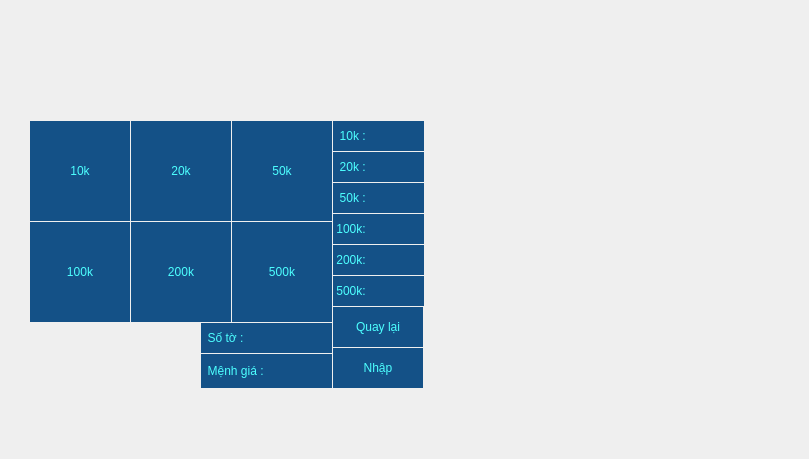
    <widget class="QWidget" name="atm_add_money_screen">
     <widget class="QLabel" name="credit_11">
      <property name="geometry">
       <rect>
        <x>20</x>
        <y>0</y>
        <width>500</width>
        <height>90</height>
       </rect>
      </property>
      <property name="styleSheet">
       <string notr="true"/>
      </property>
      <property name="text">
       <string/>
      </property>
      <property name="pixmap">
       <pixmap>UI/credit.png</pixmap>
      </property>
     </widget>
     <widget class="QLabel" name="screen_11">
      <property name="geometry">
       <rect>
        <x>0</x>
        <y>0</y>
        <width>800</width>
        <height>450</height>
       </rect>
      </property>
      <property name="autoFillBackground">
       <bool>true</bool>
      </property>
      <property name="text">
       <string/>
      </property>
      <property name="pixmap">
       <pixmap>UI/screen.png</pixmap>
      </property>
     </widget>
     <widget class="QPushButton" name="atm_add_money_currency_1">
      <property name="geometry">
       <rect>
        <x>30</x>
        <y>121</y>
        <width>100</width>
        <height>100</height>
       </rect>
      </property>
      <property name="styleSheet">
       <string notr="true">font: 25 24pt &quot;Corbel Light&quot;;
color: rgb(76, 255, 255);
background-color: qlineargradient(spread:pad, x1:0, y1:0.528682, x2:0.347318, y2:0.523, stop:0.4375 rgba(20, 81, 135, 255), stop:1 rgba(20, 81, 135, 255));
border:rgb(15, 110, 199);</string>
      </property>
      <property name="text">
       <string>10k</string>
      </property>
     </widget>
     <widget class="QPushButton" name="atm_add_money_currency_2">
      <property name="geometry">
       <rect>
        <x>131</x>
        <y>121</y>
        <width>100</width>
        <height>100</height>
       </rect>
      </property>
      <property name="styleSheet">
       <string notr="true">font: 25 24pt &quot;Corbel Light&quot;;
color: rgb(76, 255, 255);
background-color: qlineargradient(spread:pad, x1:0, y1:0.528682, x2:0.347318, y2:0.523, stop:0.4375 rgba(20, 81, 135, 255), stop:1 rgba(20, 81, 135, 255));
border:rgb(15, 110, 199);</string>
      </property>
      <property name="text">
       <string>20k</string>
      </property>
     </widget>
     <widget class="QPushButton" name="atm_add_money_currency_3">
      <property name="geometry">
       <rect>
        <x>232</x>
        <y>121</y>
        <width>100</width>
        <height>100</height>
       </rect>
      </property>
      <property name="styleSheet">
       <string notr="true">font: 25 24pt &quot;Corbel Light&quot;;
color: rgb(76, 255, 255);
background-color: qlineargradient(spread:pad, x1:0, y1:0.528682, x2:0.347318, y2:0.523, stop:0.4375 rgba(20, 81, 135, 255), stop:1 rgba(20, 81, 135, 255));
border:rgb(15, 110, 199);</string>
      </property>
      <property name="text">
       <string>50k</string>
      </property>
     </widget>
     <widget class="QPushButton" name="atm_add_money_currency_4">
      <property name="geometry">
       <rect>
        <x>30</x>
        <y>222</y>
        <width>100</width>
        <height>100</height>
       </rect>
      </property>
      <property name="styleSheet">
       <string notr="true">font: 25 24pt &quot;Corbel Light&quot;;
color: rgb(76, 255, 255);
background-color: qlineargradient(spread:pad, x1:0, y1:0.528682, x2:0.347318, y2:0.523, stop:0.4375 rgba(20, 81, 135, 255), stop:1 rgba(20, 81, 135, 255));
border:rgb(15, 110, 199);</string>
      </property>
      <property name="text">
       <string>100k</string>
      </property>
     </widget>
     <widget class="QPushButton" name="atm_add_money_currency_5">
      <property name="geometry">
       <rect>
        <x>131</x>
        <y>222</y>
        <width>100</width>
        <height>100</height>
       </rect>
      </property>
      <property name="styleSheet">
       <string notr="true">font: 25 24pt &quot;Corbel Light&quot;;
color: rgb(76, 255, 255);
background-color: qlineargradient(spread:pad, x1:0, y1:0.528682, x2:0.347318, y2:0.523, stop:0.4375 rgba(20, 81, 135, 255), stop:1 rgba(20, 81, 135, 255));
border:rgb(15, 110, 199);</string>
      </property>
      <property name="text">
       <string>200k</string>
      </property>
     </widget>
     <widget class="QPushButton" name="atm_add_money_currency_6">
      <property name="geometry">
       <rect>
        <x>232</x>
        <y>222</y>
        <width>100</width>
        <height>100</height>
       </rect>
      </property>
      <property name="styleSheet">
       <string notr="true">font: 25 24pt &quot;Corbel Light&quot;;
color: rgb(76, 255, 255);
background-color: qlineargradient(spread:pad, x1:0, y1:0.528682, x2:0.347318, y2:0.523, stop:0.4375 rgba(20, 81, 135, 255), stop:1 rgba(20, 81, 135, 255));
border:rgb(15, 110, 199);</string>
      </property>
      <property name="text">
       <string>500k</string>
      </property>
     </widget>
     <widget class="QLabel" name="label_1">
      <property name="geometry">
       <rect>
        <x>333</x>
        <y>121</y>
        <width>41</width>
        <height>30</height>
       </rect>
      </property>
      <property name="styleSheet">
       <string notr="true">font: 25 13pt &quot;Corbel Light&quot;;
color: rgb(76, 255, 255);
background-color: qlineargradient(spread:pad, x1:0, y1:0.528682, x2:0.347318, y2:0.523, stop:0.4375 rgba(20, 81, 135, 255), stop:1 rgba(20, 81, 135, 255));
border:rgb(15, 110, 199);</string>
      </property>
      <property name="text">
       <string>  10k :</string>
      </property>
     </widget>
     <widget class="QLabel" name="label_2">
      <property name="geometry">
       <rect>
        <x>333</x>
        <y>152</y>
        <width>41</width>
        <height>30</height>
       </rect>
      </property>
      <property name="styleSheet">
       <string notr="true">font: 25 13pt &quot;Corbel Light&quot;;
color: rgb(76, 255, 255);
background-color: qlineargradient(spread:pad, x1:0, y1:0.528682, x2:0.347318, y2:0.523, stop:0.4375 rgba(20, 81, 135, 255), stop:1 rgba(20, 81, 135, 255));
border:rgb(15, 110, 199);</string>
      </property>
      <property name="text">
       <string>  20k :</string>
      </property>
     </widget>
     <widget class="QLabel" name="label_3">
      <property name="geometry">
       <rect>
        <x>333</x>
        <y>183</y>
        <width>41</width>
        <height>30</height>
       </rect>
      </property>
      <property name="styleSheet">
       <string notr="true">font: 25 13pt &quot;Corbel Light&quot;;
color: rgb(76, 255, 255);
background-color: qlineargradient(spread:pad, x1:0, y1:0.528682, x2:0.347318, y2:0.523, stop:0.4375 rgba(20, 81, 135, 255), stop:1 rgba(20, 81, 135, 255));
border:rgb(15, 110, 199);</string>
      </property>
      <property name="text">
       <string>  50k :</string>
      </property>
     </widget>
     <widget class="QLabel" name="label_4">
      <property name="geometry">
       <rect>
        <x>333</x>
        <y>214</y>
        <width>41</width>
        <height>30</height>
       </rect>
      </property>
      <property name="styleSheet">
       <string notr="true">font: 25 13pt &quot;Corbel Light&quot;;
color: rgb(76, 255, 255);
background-color: qlineargradient(spread:pad, x1:0, y1:0.528682, x2:0.347318, y2:0.523, stop:0.4375 rgba(20, 81, 135, 255), stop:1 rgba(20, 81, 135, 255));
border:rgb(15, 110, 199);</string>
      </property>
      <property name="text">
       <string> 100k:</string>
      </property>
     </widget>
     <widget class="QLabel" name="label_5">
      <property name="geometry">
       <rect>
        <x>333</x>
        <y>245</y>
        <width>41</width>
        <height>30</height>
       </rect>
      </property>
      <property name="styleSheet">
       <string notr="true">font: 25 13pt &quot;Corbel Light&quot;;
color: rgb(76, 255, 255);
background-color: qlineargradient(spread:pad, x1:0, y1:0.528682, x2:0.347318, y2:0.523, stop:0.4375 rgba(20, 81, 135, 255), stop:1 rgba(20, 81, 135, 255));
border:rgb(15, 110, 199);</string>
      </property>
      <property name="text">
       <string> 200k:</string>
      </property>
     </widget>
     <widget class="QLabel" name="label_6">
      <property name="geometry">
       <rect>
        <x>333</x>
        <y>276</y>
        <width>41</width>
        <height>30</height>
       </rect>
      </property>
      <property name="styleSheet">
       <string notr="true">font: 25 13pt &quot;Corbel Light&quot;;
color: rgb(76, 255, 255);
background-color: qlineargradient(spread:pad, x1:0, y1:0.528682, x2:0.347318, y2:0.523, stop:0.4375 rgba(20, 81, 135, 255), stop:1 rgba(20, 81, 135, 255));
border:rgb(15, 110, 199);</string>
      </property>
      <property name="text">
       <string> 500k:</string>
      </property>
     </widget>
     <widget class="QLabel" name="label_2_1">
      <property name="geometry">
       <rect>
        <x>374</x>
        <y>121</y>
        <width>50</width>
        <height>30</height>
       </rect>
      </property>
      <property name="styleSheet">
       <string notr="true">font: 25 13pt &quot;Corbel Light&quot;;
color: rgb(76, 255, 255);
background-color: qlineargradient(spread:pad, x1:0, y1:0.528682, x2:0.347318, y2:0.523, stop:0.4375 rgba(20, 81, 135, 255), stop:1 rgba(20, 81, 135, 255));
border:rgb(15, 110, 199);</string>
      </property>
      <property name="text">
       <string/>
      </property>
     </widget>
     <widget class="QLabel" name="label_2_2">
      <property name="geometry">
       <rect>
        <x>374</x>
        <y>152</y>
        <width>50</width>
        <height>30</height>
       </rect>
      </property>
      <property name="styleSheet">
       <string notr="true">font: 25 13pt &quot;Corbel Light&quot;;
color: rgb(76, 255, 255);
background-color: qlineargradient(spread:pad, x1:0, y1:0.528682, x2:0.347318, y2:0.523, stop:0.4375 rgba(20, 81, 135, 255), stop:1 rgba(20, 81, 135, 255));
border:rgb(15, 110, 199);</string>
      </property>
      <property name="text">
       <string/>
      </property>
     </widget>
     <widget class="QLabel" name="label_2_3">
      <property name="geometry">
       <rect>
        <x>374</x>
        <y>183</y>
        <width>50</width>
        <height>30</height>
       </rect>
      </property>
      <property name="styleSheet">
       <string notr="true">font: 25 13pt &quot;Corbel Light&quot;;
color: rgb(76, 255, 255);
background-color: qlineargradient(spread:pad, x1:0, y1:0.528682, x2:0.347318, y2:0.523, stop:0.4375 rgba(20, 81, 135, 255), stop:1 rgba(20, 81, 135, 255));
border:rgb(15, 110, 199);</string>
      </property>
      <property name="text">
       <string/>
      </property>
     </widget>
     <widget class="QLabel" name="label_2_4">
      <property name="geometry">
       <rect>
        <x>374</x>
        <y>214</y>
        <width>50</width>
        <height>30</height>
       </rect>
      </property>
      <property name="styleSheet">
       <string notr="true">font: 25 13pt &quot;Corbel Light&quot;;
color: rgb(76, 255, 255);
background-color: qlineargradient(spread:pad, x1:0, y1:0.528682, x2:0.347318, y2:0.523, stop:0.4375 rgba(20, 81, 135, 255), stop:1 rgba(20, 81, 135, 255));
border:rgb(15, 110, 199);</string>
      </property>
      <property name="text">
       <string/>
      </property>
     </widget>
     <widget class="QLabel" name="label_2_5">
      <property name="geometry">
       <rect>
        <x>374</x>
        <y>245</y>
        <width>50</width>
        <height>30</height>
       </rect>
      </property>
      <property name="styleSheet">
       <string notr="true">font: 25 13pt &quot;Corbel Light&quot;;
color: rgb(76, 255, 255);
background-color: qlineargradient(spread:pad, x1:0, y1:0.528682, x2:0.347318, y2:0.523, stop:0.4375 rgba(20, 81, 135, 255), stop:1 rgba(20, 81, 135, 255));
border:rgb(15, 110, 199);</string>
      </property>
      <property name="text">
       <string/>
      </property>
     </widget>
     <widget class="QLabel" name="label_2_6">
      <property name="geometry">
       <rect>
        <x>374</x>
        <y>276</y>
        <width>50</width>
        <height>30</height>
       </rect>
      </property>
      <property name="styleSheet">
       <string notr="true">font: 25 13pt &quot;Corbel Light&quot;;
color: rgb(76, 255, 255);
background-color: qlineargradient(spread:pad, x1:0, y1:0.528682, x2:0.347318, y2:0.523, stop:0.4375 rgba(20, 81, 135, 255), stop:1 rgba(20, 81, 135, 255));
border:rgb(15, 110, 199);</string>
      </property>
      <property name="text">
       <string/>
      </property>
     </widget>
     <widget class="QPushButton" name="atm_add_money_return">
      <property name="geometry">
       <rect>
        <x>333</x>
        <y>307</y>
        <width>90</width>
        <height>40</height>
       </rect>
      </property>
      <property name="styleSheet">
       <string notr="true">font: 25 18pt &quot;Corbel Light&quot;;
color: rgb(76, 255, 255);
background-color: qlineargradient(spread:pad, x1:0, y1:0.528682, x2:0.347318, y2:0.523, stop:0.4375 rgba(20, 81, 135, 255), stop:1 rgba(20, 81, 135, 255));
border:rgb(15, 110, 199);</string>
      </property>
      <property name="text">
       <string>Quay lại</string>
      </property>
     </widget>
     <widget class="QPushButton" name="atm_add_money_confirm">
      <property name="geometry">
       <rect>
        <x>333</x>
        <y>348</y>
        <width>90</width>
        <height>40</height>
       </rect>
      </property>
      <property name="styleSheet">
       <string notr="true">font: 25 18pt &quot;Corbel Light&quot;;
color: rgb(76, 255, 255);
background-color: qlineargradient(spread:pad, x1:0, y1:0.528682, x2:0.347318, y2:0.523, stop:0.4375 rgba(20, 81, 135, 255), stop:1 rgba(20, 81, 135, 255));
border:rgb(15, 110, 199);</string>
      </property>
      <property name="text">
       <string>Nhập</string>
      </property>
     </widget>
     <widget class="QLabel" name="atm_add_money_hint">
      <property name="geometry">
       <rect>
        <x>201</x>
        <y>323</y>
        <width>71</width>
        <height>30</height>
       </rect>
      </property>
      <property name="styleSheet">
       <string notr="true">font: 25 17pt &quot;Corbel Light&quot;;
color: rgb(76, 255, 255);
background-color: qlineargradient(spread:pad, x1:0, y1:0.528682, x2:0.347318, y2:0.523, stop:0.4375 rgba(20, 81, 135, 255), stop:1 rgba(20, 81, 135, 255));
border:rgb(15, 110, 199);</string>
      </property>
      <property name="text">
       <string>  Số tờ :</string>
      </property>
     </widget>
     <widget class="QLineEdit" name="atm_add_money_line">
      <property name="geometry">
       <rect>
        <x>272</x>
        <y>323</y>
        <width>60</width>
        <height>30</height>
       </rect>
      </property>
      <property name="styleSheet">
       <string notr="true">font: 25 17pt &quot;Corbel Light&quot;;
color: rgb(76, 255, 255);
background-color: qlineargradient(spread:pad, x1:0, y1:0.528682, x2:0.347318, y2:0.523, stop:0.4375 rgba(20, 81, 135, 255), stop:1 rgba(20, 81, 135, 255));
border:rgb(15, 110, 199);</string>
      </property>
     </widget>
     <widget class="QLabel" name="currency_hint">
      <property name="geometry">
       <rect>
        <x>201</x>
        <y>354</y>
        <width>131</width>
        <height>34</height>
       </rect>
      </property>
      <property name="styleSheet">
       <string notr="true">font: 25 14pt &quot;Corbel Light&quot;;
color: rgb(76, 255, 255);
background-color: qlineargradient(spread:pad, x1:0, y1:0.528682, x2:0.347318, y2:0.523, stop:0.4375 rgba(20, 81, 135, 255), stop:1 rgba(20, 81, 135, 255));
border:rgb(15, 110, 199);</string>
      </property>
      <property name="text">
       <string>  Mệnh giá :</string>
      </property>
     </widget>
     <zorder>screen_11</zorder>
     <zorder>credit_11</zorder>
     <zorder>atm_add_money_currency_1</zorder>
     <zorder>atm_add_money_currency_2</zorder>
     <zorder>atm_add_money_currency_3</zorder>
     <zorder>atm_add_money_currency_4</zorder>
     <zorder>atm_add_money_currency_5</zorder>
     <zorder>atm_add_money_currency_6</zorder>
     <zorder>label_1</zorder>
     <zorder>label_2</zorder>
     <zorder>label_3</zorder>
     <zorder>label_4</zorder>
     <zorder>label_5</zorder>
     <zorder>label_6</zorder>
     <zorder>label_2_1</zorder>
     <zorder>label_2_2</zorder>
     <zorder>label_2_3</zorder>
     <zorder>label_2_4</zorder>
     <zorder>label_2_5</zorder>
     <zorder>label_2_6</zorder>
     <zorder>atm_add_money_return</zorder>
     <zorder>atm_add_money_confirm</zorder>
     <zorder>atm_add_money_hint</zorder>
     <zorder>atm_add_money_line</zorder>
     <zorder>currency_hint</zorder>
    </widget>
